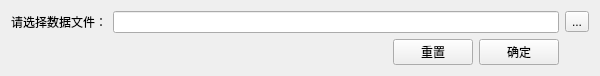
<?xml version="1.0" encoding="UTF-8"?>
<ui version="4.0">
 <class>MainWin</class>
 <widget class="QWidget" name="MainWin">
  <property name="geometry">
   <rect>
    <x>0</x>
    <y>0</y>
    <width>600</width>
    <height>66</height>
   </rect>
  </property>
  <property name="windowTitle">
   <string>坎公骑冠剑公会战数据统计小工具  by: gabriel</string>
  </property>
  <layout class="QGridLayout" name="gridLayout">
   <item row="0" column="0">
    <widget class="QLabel" name="label">
     <property name="text">
      <string>请选择数据文件：</string>
     </property>
    </widget>
   </item>
   <item row="0" column="1">
    <widget class="QLineEdit" name="searchFilelineEdit"/>
   </item>
   <item row="0" column="2">
    <widget class="QToolButton" name="searchFileButton">
     <property name="text">
      <string>...</string>
     </property>
    </widget>
   </item>
   <item row="1" column="1">
    <layout class="QHBoxLayout" name="horizontalLayout">
     <item>
      <spacer name="horizontalSpacer">
       <property name="orientation">
        <enum>Qt::Horizontal</enum>
       </property>
       <property name="sizeHint" stdset="0">
        <size>
         <width>40</width>
         <height>20</height>
        </size>
       </property>
      </spacer>
     </item>
     <item>
      <widget class="QPushButton" name="resetButton">
       <property name="text">
        <string>重置</string>
       </property>
      </widget>
     </item>
     <item>
      <widget class="QPushButton" name="acceptButton">
       <property name="text">
        <string>确定</string>
       </property>
      </widget>
     </item>
    </layout>
   </item>
  </layout>
 </widget>
 <resources/>
 <connections/>
</ui>
